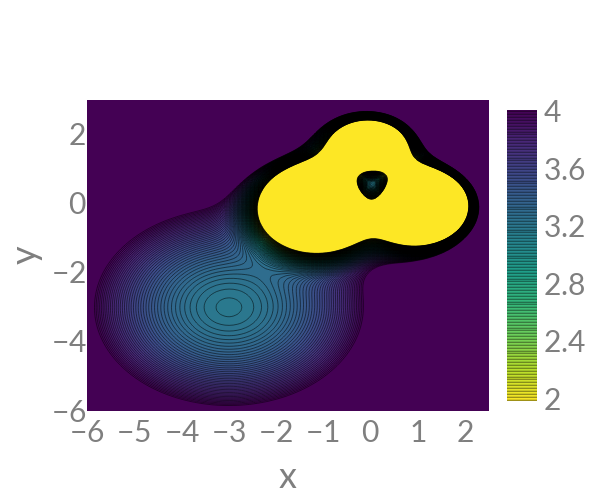

The notebook cell saved with this chart:
### Code cell
x_illustrate_1 = np.linspace(-6,2.5,100)
y_illustrate_1 = np.linspace(-6,3,100)
xx_1, yy_1 = np.meshgrid(x_illustrate_1, y_illustrate_1, sparse=True)
E_illustrate_1 = E(xx_1,yy_1)

fig = go.Figure(data =
    go.Contour(
        z=E_illustrate_1,
        x=x_illustrate_1, 
        y=y_illustrate_1,
        reversescale = True,
        colorscale = "viridis",
        contours=dict(
            start=2,
            end=4,
            size=0.02,
        ),
    ))

fig.update_layout(
    #title="Plot Title",
    width=600,
    height=500,
    font=dict(
        family="Lato",
        size=30,
        color="#7f7f7f"
    ),
    xaxis_title="x",
    yaxis_title="y",
    xaxis = dict(
        tickmode = 'linear',
        tick0 = -3,
        dtick = 1
    )
)

fig.show()
# fig.write_image("images/double_well.pdf")

### Figure 1 — Plotly figure (JSON) as saved in the notebook; plotly's stock layout.template omitted (floating-point values rounded to 4 significant figures; data arrays with more than 128 entries replaced by an {"elided": "..."} marker saying what was removed)
{"data": [{"colorscale": [[0, "#440154"], [0.1111, "#482878"], [0.2222, "#3e4989"], [0.3333, "#31688e"], [0.4444, "#26828e"], [0.5556, "#1f9e89"], [0.6667, "#35b779"], [0.7778, "#6ece58"], [0.8889, "#b5de2b"], [1, "#fde725"]], "contours": {"end": 4, "size": 0.02, "start": 2}, "reversescale": true, "type": "contour", "x": [-6, -5.914, -5.828, -5.742, -5.657, -5.571, -5.485, -5.399, -5.313, -5.227, -5.141, -5.056, -4.97, -4.884, -4.798, -4.712, -4.626, -4.54, -4.455, -4.369, -4.283, -4.197, -4.111, -4.025, -3.939, -3.854, -3.768, -3.682, -3.596, -3.51, -3.424, -3.338, -3.253, -3.167, -3.081, -2.995, -2.909, -2.823, -2.737, -2.652, -2.566, -2.48, -2.394, -2.308, -2.222, -2.136, -2.051, -1.965, -1.879, -1.793, -1.707, -1.621, -1.535, -1.449, -1.364, -1.278, -1.192, -1.106, -1.02, -0.9343, -0.8485, -0.7626, -0.6768, -0.5909, -0.5051, -0.4192, -0.3333, -0.2475, -0.1616, -0.07576, 0.0101, 0.09596, 0.1818, 0.2677, 0.3535, 0.4394, 0.5253, 0.6111, 0.697, 0.7828, 0.8687, 0.9545, 1.04, 1.126, 1.212, 1.298, 1.384, 1.47, 1.556, 1.641, 1.727, 1.813, 1.899, 1.985, 2.071, 2.157, 2.242, 2.328, 2.414, 2.5], "y": [-6, -5.909, -5.818, -5.727, -5.636, -5.545, -5.455, -5.364, -5.273, -5.182, -5.091, -5, -4.909, -4.818, -4.727, -4.636, -4.545, -4.455, -4.364, -4.273, -4.182, -4.091, -4, -3.909, -3.818, -3.727, -3.636, -3.545, -3.455, -3.364, -3.273, -3.182, -3.091, -3, -2.909, -2.818, -2.727, -2.636, -2.545, -2.455, -2.364, -2.273, -2.182, -2.091, -2, -1.909, -1.818, -1.727, -1.636, -1.545, -1.455, -1.364, -1.273, -1.182, -1.091, -1, -0.9091, -0.8182, -0.7273, -0.6364, -0.5455, -0.4545, -0.3636, -0.2727, -0.1818, -0.09091, 0, 0.09091, 0.1818, 0.2727, 0.3636, 0.4545, 0.5455, 0.6364, 0.7273, 0.8182, 0.9091, 1, 1.091, 1.182, 1.273, 1.364, 1.455, 1.545, 1.636, 1.727, 1.818, 1.909, 2, 2.091, 2.182, 2.273, 2.364, 2.455, 2.545, 2.636, 2.727, 2.818, 2.909, 3], "z": {"elided": "100x100 float values"}}], "layout": {"font": {"color": "#7f7f7f", "family": "Lato", "size": 30}, "height": 500, "width": 600, "xaxis": {"dtick": 1, "tick0": -3, "tickmode": "linear", "title": {"text": "x"}}, "yaxis": {"title": {"text": "y"}}}}
